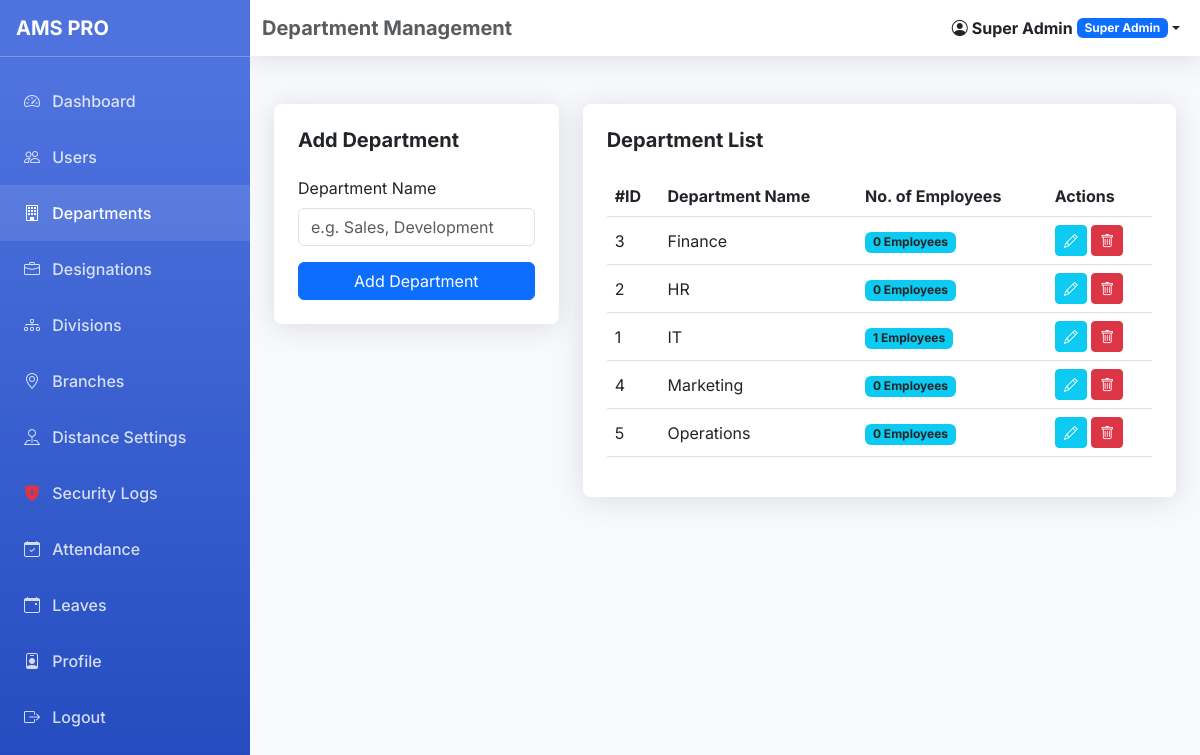
Before: /admin/departments.php (signed in) with the older database file.
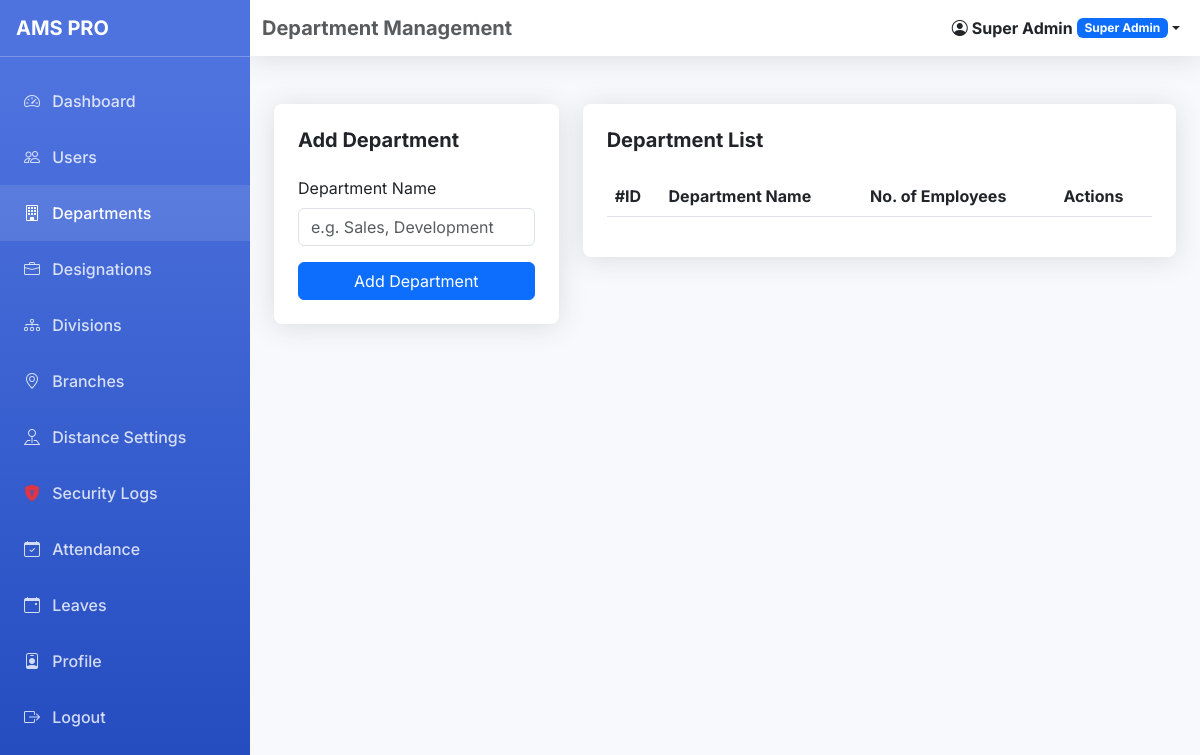
After: the same page with the newer database file.
### tables this page shows
CREATE TABLE IF NOT EXISTS departments (
    id INT AUTO_INCREMENT PRIMARY KEY,
    dept_name VARCHAR(100) NOT NULL UNIQUE
);

### admin/departments.php (the view, shortened to what this page needs)
<?php
require_once '../config/db.php';
$active_page = 'departments';
$page_title = 'Department Management';
$depts = $pdo->query("SELECT d.*, (SELECT COUNT(*) FROM users u WHERE u.dept_id = d.id) as emp_count FROM departments d")->fetchAll();
require_once '../includes/header_dashboard.php';
?>
<div class="row g-4 d-flex">
    <div class="col-md-4">
        <div class="card p-4">
            <h5 class="fw-bold mb-4">Add Department</h5>
            <form method="POST">
                <div class="mb-3">
                    <label class="form-label">Department Name</label>
                    <input type="text" name="dept_name" class="form-control" required placeholder="e.g. Sales, Development">
                </div>
                <button type="submit" class="btn btn-primary w-100">Add Department</button>
            </form>
        </div>
    </div>
    <div class="col-md-8">
        <div class="card p-4">
            <h5 class="fw-bold mb-4">Department List</h5>
            <div class="table-responsive">
                <table class="table table-hover align-middle">
                    <thead>
                        <tr>
                            <th>#ID</th>
                            <th>Department Name</th>
                            <th>No. of Employees</th>
                            <th>Actions</th>
                        </tr>
                    </thead>
                    <tbody>
                        <?php foreach($depts as $dept): ?>
                        <tr>
                            <td><?php echo htmlspecialchars($dept['id']); ?></td>
                            <td><?php echo htmlspecialchars($dept['dept_name']); ?></td>
                            <td><span class="badge bg-info text-dark"><?php echo htmlspecialchars($dept['emp_count']); ?> Employees</span></td>
                            <td>
                                <button class="btn btn-sm btn-info text-white" data-bs-toggle="modal" data-bs-target="#editModal<?php echo $dept['id']; ?>"><i class="bi bi-pencil"></i></button>
                                <a href="departments?delete=<?php echo $dept['id']; ?>" class="btn btn-sm btn-danger" onclick="return confirm('Are you sure you want to delete this department?');"><i class="bi bi-trash"></i></a>
                            </td>
                        </tr>
                        <?php endforeach; ?>
                    </tbody>
                </table>
            </div>
        </div>
    </div>
</div>
<?php require_once '../includes/footer_dashboard.php'; ?>

### includes/header_dashboard.php (shortened to what this page needs)
<!DOCTYPE html>
<html lang="en">
<head>
    <link href="https://cdn.jsdelivr.net/npm/bootstrap@5.3.0/dist/css/bootstrap.min.css" rel="stylesheet">
    <link href="https://cdn.jsdelivr.net/npm/bootstrap-icons@1.10.0/font/bootstrap-icons.css" rel="stylesheet">
</head>
<body>
    <div class="sidebar" id="sidebar">
        <div class="p-3 d-flex justify-content-between align-items-center border-bottom border-white border-opacity-25">
            <h5 class="fw-bold mb-0">AMS PRO</h5>
        </div>
        <ul class="nav flex-column mt-3">
            <li class="nav-item">
                <a class="nav-link <?php echo $active_page == 'dashboard' ? 'active' : ''; ?>" href="dashboard">
                    <i class="bi bi-speedometer2 me-2"></i> Dashboard
                </a>
            </li>
            <?php if ($_SESSION['role'] == 'Super Admin' || $_SESSION['role'] == 'HR'): ?>
            <li class="nav-item">
                <a class="nav-link <?php echo $active_page == 'users' ? 'active' : ''; ?>" href="../admin/users">
                    <i class="bi bi-people me-2"></i> Users
                </a>
            </li>
            <li class="nav-item">
                <a class="nav-link <?php echo $active_page == 'departments' ? 'active' : ''; ?>" href="../admin/departments">
                    <i class="bi bi-building me-2"></i> Departments
                </a>
            </li>
            <li class="nav-item">
                <a class="nav-link <?php echo $active_page == 'designations' ? 'active' : ''; ?>" href="../admin/designations">
                    <i class="bi bi-briefcase me-2"></i> Designations
                </a>
            </li>
            <li class="nav-item">
                <a class="nav-link <?php echo $active_page == 'divisions' ? 'active' : ''; ?>" href="../admin/divisions">
                    <i class="bi bi-diagram-3 me-2"></i> Divisions
                </a>
            </li>
            <li class="nav-item">
                <a class="nav-link <?php echo $active_page == 'branches' ? 'active' : ''; ?>" href="../admin/branches">
                    <i class="bi bi-geo-alt me-2"></i> Branches
                </a>
            </li>
            <li class="nav-item">
                <a class="nav-link <?php echo $active_page == 'distances' ? 'active' : ''; ?>" href="../admin/distances">
                    <i class="bi bi-pin-map me-2"></i> Distance Settings
                </a>
            </li>
            <li class="nav-item">
                <a class="nav-link <?php echo $active_page == 'security_logs' ? 'active' : ''; ?>" href="../admin/security_logs">
                    <i class="bi bi-shield-lock-fill me-2 text-danger"></i> Security Logs
                </a>
            </li><?php endif; ?>
            <li class="nav-item">
                <a class="nav-link <?php echo $active_page == 'attendance' ? 'active' : ''; ?>" href="attendance">
                    <i class="bi bi-calendar-check me-2"></i> Attendance
                </a>
            </li>
            <li class="nav-item">
                <a class="nav-link <?php echo $active_page == 'leaves' ? 'active' : ''; ?>" href="leaves">
                    <i class="bi bi-calendar-event me-2"></i> Leaves
                </a>
            </li>
            <li class="nav-item">
                <a class="nav-link <?php echo $active_page == 'profile' ? 'active' : ''; ?>" href="profile">
                    <i class="bi bi-person-badge me-2"></i> Profile
                </a>
            </li>
            <li class="nav-item">
                <a class="nav-link" href="../logout">
                    <i class="bi bi-box-arrow-right me-2"></i> Logout
                </a>
            </li>
        </ul>
    </div>
<?php
if (isset($_SESSION['user_id'])) {
    $current_user_id = $_SESSION['user_id'];
    $stmt_header = $pdo->prepare("SELECT face_image FROM users WHERE id = ?");
    $stmt_header->execute([$current_user_id]);
    $header_user = $stmt_header->fetch();
    $profile_img_path = !empty($header_user['face_image']) ? '../uploads/profiles/' . $header_user['face_image'] : '';
}
?>
    <nav class="navbar navbar-expand navbar-light topbar mb-4 static-top">
        <div class="container-fluid">
            <span class="navbar-brand text-muted fw-bold d-none d-sm-inline-block"><?php echo $page_title ?? 'Dashboard'; ?></span>
            <ul class="navbar-nav ms-auto">
                <li class="nav-item dropdown">
                    <a class="nav-link dropdown-toggle text-dark fw-bold d-flex align-items-center" href="#" id="userDropdown" role="button" data-bs-toggle="dropdown">
                        <?php if (!empty($profile_img_path) && file_exists($profile_img_path)): ?>
                            <img src="<?php echo $profile_img_path; ?>" class="rounded-circle me-1" style="width: 30px; height: 30px; object-fit: cover; border: 1px solid #ddd;">
                        <?php else: ?>
                            <i class="bi bi-person-circle me-1"></i>
                        <?php endif; ?>
                        <span class="d-none d-md-inline"><?php echo $_SESSION['name']; ?></span>
                        <span class="badge bg-primary ms-1 small d-none d-sm-inline-block"><?php echo $_SESSION['role']; ?></span>
                    </a>
                </li>
            </ul>
        </div>
    </nav>
    <div class="main-content">

### includes/footer_dashboard.php (shortened to what this page needs)
    </div>
</body>
</html>

### includes/header_dashboard.php (style rules this page uses)
:root { --primary-color: #4e73df; --secondary-color: #858796; --success-color: #1cc88a; --info-color: #36b9cc; --warning-color: #f6c23e; --danger-color: #e74a3b; --dark-color: #5a5c69; --sidebar-width: 250px; }
body { font-family: 'Inter', sans-serif; background-color: #f8f9fc; overflow-x: hidden; }
.sidebar { width: var(--sidebar-width); height: 100vh; position: fixed; left: 0; top: 0; background: linear-gradient(180deg, #4e73df 10%, #224abe 100%); color: white; z-index: 1050; transition: all 0.3s; }
.sidebar .nav-link { color: rgba(255,255,255,.8); padding: 1rem 1.5rem; font-weight: 500; }
.sidebar .nav-link:hover, .sidebar .nav-link.active { color: white; background: rgba(255,255,255,.1); }
.main-content { transition: all 0.3s; padding: 1.5rem; }
.navbar { background: white; box-shadow: 0 .15rem 1.75rem 0 rgba(58,59,69,.15); transition: all 0.3s; }
@media (min-width: 992px) { .main-content { margin-left: var(--sidebar-width); } }
@media (min-width: 992px) { .navbar { margin-left: var(--sidebar-width); } }
.card { border: none; box-shadow: 0 .15rem 1.75rem 0 rgba(58,59,69,.15); border-radius: .5rem; transition: transform 0.2s; }

Changed rows visible on the page:
removed departments: id "3", dept_name "Finance", emp_count "0"
removed departments: id "2", dept_name "HR", emp_count "0"
removed departments: id "1", dept_name "IT", emp_count "1"
removed departments: id "4", dept_name "Marketing", emp_count "0"
removed departments: id "5", dept_name "Operations", emp_count "0"
